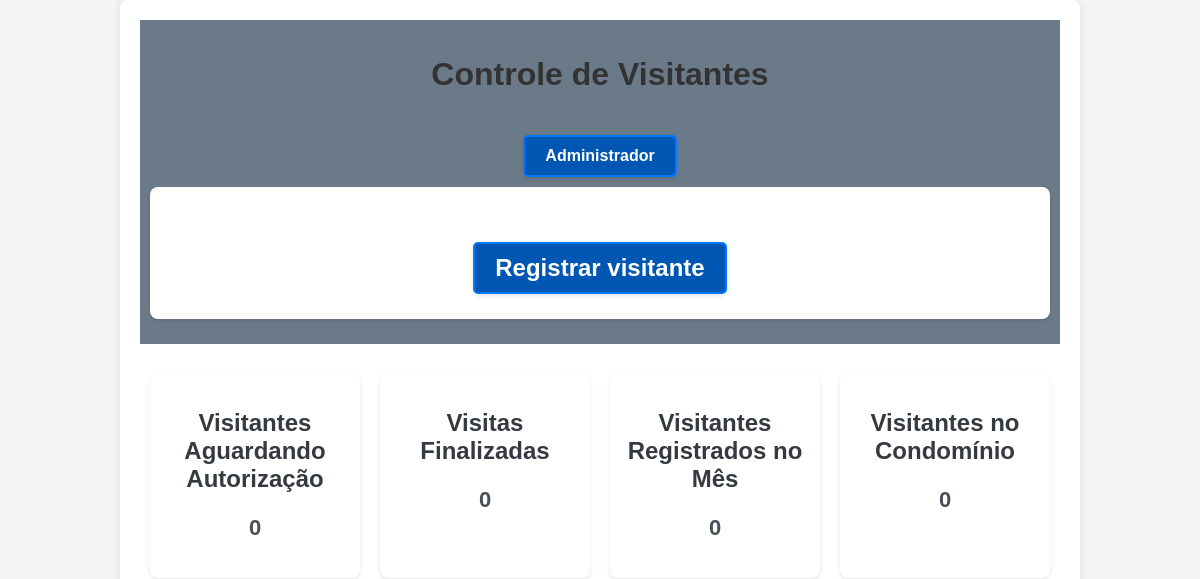
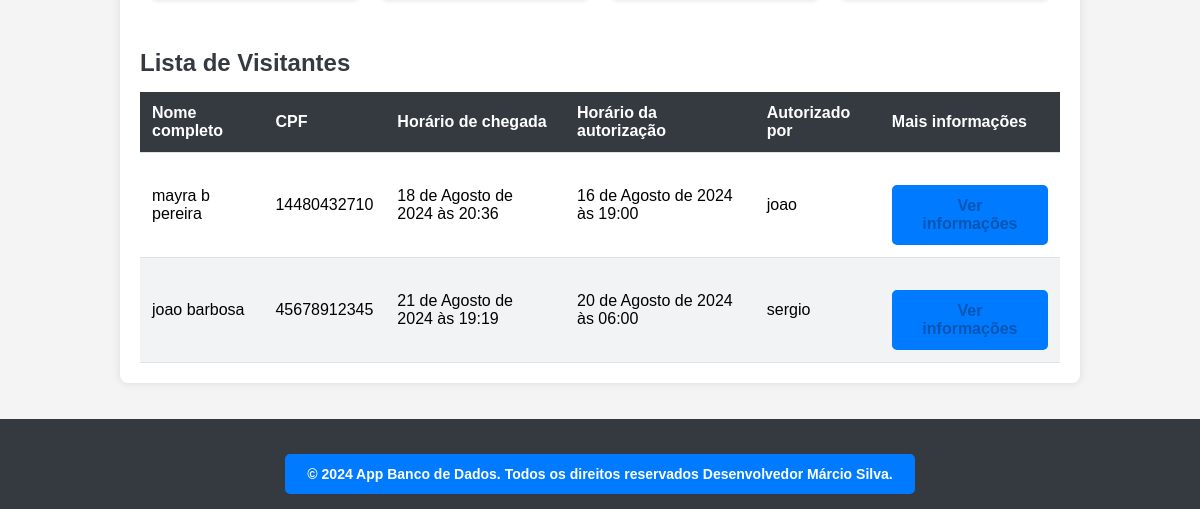
The app's page /, older data (2 pictures, top to bottom).
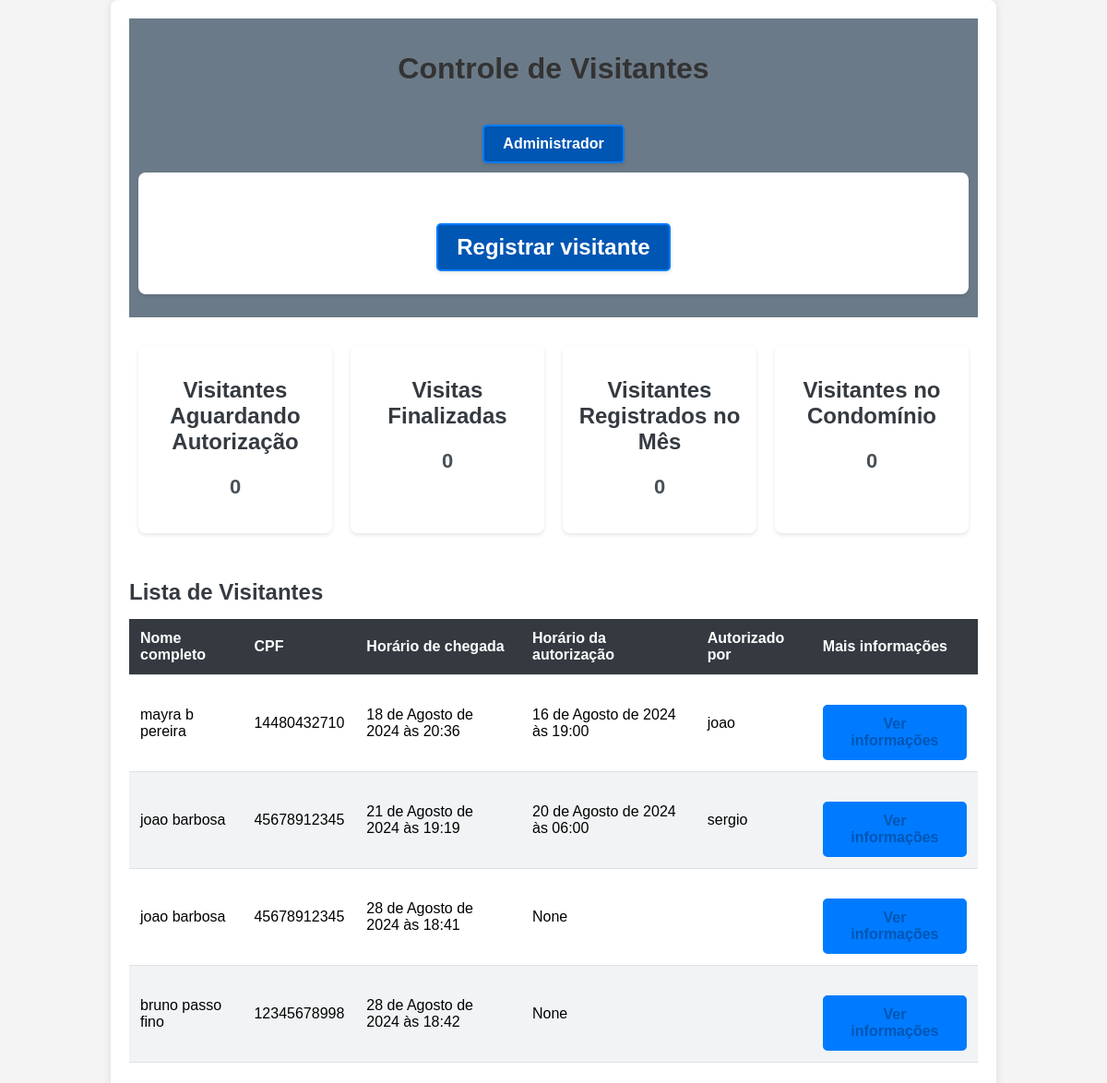
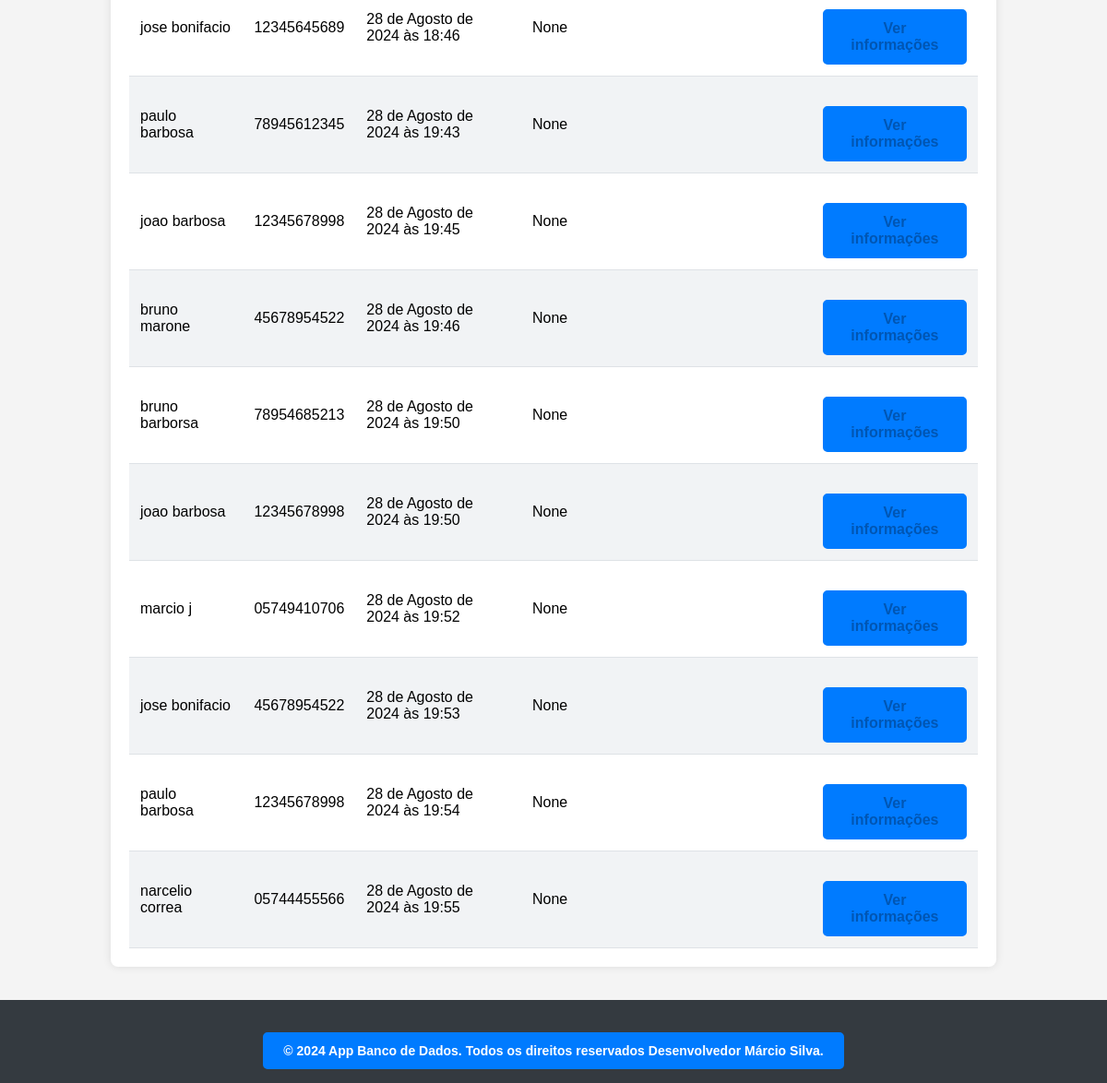
The same page, newer data (2 pictures, top to bottom).
### visitantes/models.py (models this page shows, shortened)
class Visitante(models.Model):
    registrado_por = models.ForeignKey(
        "porteiros.Porteiro",
        verbose_name="Porteiro responsável pelo registro",
        on_delete=models.PROTECT,
    )
    nome_completo = models.CharField(
        verbose_name="Nome Completo",
        max_length=150,
    )
    cpf = models.CharField(
        verbose_name="CPF",
        max_length=11,
    )
    data_nascimento = models.DateField(
        verbose_name="Data de Nascimento",
        auto_now_add=False,
        auto_now=False,
    )
    numero_casa = models.PositiveSmallIntegerField(
        verbose_name="Número da casa a ser visitada",
    )
    placa_veiculo = models.CharField(
        verbose_name="Placa do Veículo",
        max_length=7,
        blank=True,
        null=True,
    )
    horario_chegada = models.DateTimeField(
        verbose_name="Horário de Chegada na Portaria",
        auto_now_add=True,
    )
    horario_saida = models.DateTimeField(
        verbose_name="Horário de saída do condomínio",
        auto_now=False,
        blank=True,
        null=True,
    )
    horario_autorizacao = models.DateTimeField(
        verbose_name="Horário de Autorização de Entrada",
        auto_now=False,
        blank=True,
        null=True,
    )
    morador_responsavel = models.CharField(
        verbose_name="Nome do morador responsável por autorizar a entrada",
        max_length=50,
        blank=True,
    )
    STATUS_VISITANTE = [
        ("AGUARDANDO", " Aguardando autorização"),
        ("EM_VISITA", "Em visita"),
        ("FINALIZADO", "Visita finalizada"),
    ]
    status = models.CharField(
        verbose_name = "Status",
        max_length = 10,
        choices = STATUS_VISITANTE,
        default = "AGUARDANDO",
    )
    class Meta:
        verbose_name="Visitante"
        verbose_name_plural="Visitantes"
        db_table="visitante"

### dashboard/views.py (the view)
# urls.py: path('', index, name='usuarios'),
def index(request):
    todos_visitantes = Visitante.objects.all()
    context = {
        "nome_pagina": "Inicio da Dashboard",
        "todos_visitantes": todos_visitantes,
    }
    return render(request, "index.html", context)

### templates/index.html (shortened to what this page needs)
{% extends "base.html" %}
{% block conteudo%}
<div class="container">
    <header>
        <h1>Controle de Visitantes</h1>
        <nav>
            <ul>
                <li><a href="{% url 'admin:index' %}">Administrador</a></li>
            </ul>
            <div class="card">
                <h2><a href="{% url 'registrar_visitante' %}">Registrar visitante</a></h2>
            </div>
        </nav>
    </header>
    <main>
        <div class="card">
            <h2>Visitantes Aguardando Autorização</h2>
            <p>0</p>
        </div>
        <div class="card">
            <h2>Visitas Finalizadas</h2>
            <p>0</p>
        </div>
        <div class="card">
            <h2>Visitantes Registrados no Mês</h2>
            <p>0</p>
        </div>
        <div class="card">
            <h2>Visitantes no Condomínio</h2>
            <p>0</p>
        </div>
        <div class="table-container">
            <h2>Lista de Visitantes</h2>
            <div class="table-responsive">
                <table class="table">
                    <thead>
                        <tr>
                            <th>Nome completo</th>
                            <th>CPF</th>
                            <th>Horário de chegada</th>
                            <th>Horário da autorização</th>
                            <th>Autorizado por</th>
                            <th>Mais informações</th>
                        </tr>
                    </thead>
                    <tbody>
                        {% for visitante in todos_visitantes %}
                        <tr>
                            <td>{{ visitante.nome_completo }}</td>
                            <td>{{ visitante.cpf }}</td>
                            <td>{{ visitante.horario_chegada }}</td>
                            <td>{{ visitante.horario_autorizacao }}</td>
                            <td>{{ visitante.morador_responsavel }}</td>
                            <td>
                                <a href="{% url 'informacoes_visitante' id=visitante.id %}">
                                    Ver informações
                                </a>
                            </td>
                        </tr>
                        {% endfor %}
                    </tbody>
                </table>
            </div>
        </div>
    </main>
</div>
<br><br>
{% endblock conteudo %}

### templates/base.html (shortened to what this page needs)
{% load static %}
<!DOCTYPE html>
<html lang="pt-BR">
<head>
    <link rel="stylesheet" type="text/css" href="{% static 'styles.css' %}?v=1.0">
</head>
<body>
    {% block conteudo %} {% endblock conteudo %}
    <footer class="rodape">
        <div>
          <a class="rodape-link" href="https://programador-phi.vercel.app/">
            &copy; 2024 App Banco de Dados. Todos os direitos reservados Desenvolvedor Márcio Silva.
          </a>
        </div>
</body>
</html>

### static/styles.css (style rules this page uses)
* { box-sizing: border-box; }
a { color: #0056b3; text-decoration: none; }
body { font-family: Arial, sans-serif; margin: 0; padding: 0; background-color: #e9ecef; }
.container { width: 80%; margin: auto; }
header { background: #6b7a88; color: #ffffff; padding: 15px 0; text-align: center; }
nav ul { list-style: none; padding: 0; margin: 0; }
nav ul li { display: inline; margin: 0 15px; }
nav a { background-color: #0056b3; color: white; padding: 10px 20px; border-radius: 5px; box-shadow: 0 2px 4px rgba(0, 0, 0, 0.1); transition: background-color 0.3s, box-shadow 0.3s; }
main { display: flex; flex-wrap: wrap; justify-content: space-between; margin-top: 20px; }
.card { background: #ffffff; border-radius: 8px; box-shadow: 0 2px 4px rgba(0, 0, 0, 0.1); padding: 15px; flex: 1 1 calc(25% - 20px); margin: 10px; text-align: center; }
.card h2 { margin-bottom: 10px; color: #343a40; }
.card p { font-size: 22px; font-weight: bold; color: #495057; }
.table-container { margin-top: 20px; }
.table-container h2 { margin-bottom: 15px; color: #343a40; }
.table-responsive { overflow-x: auto; }
.table { width: 100%; border-collapse: collapse; background: #ffffff; border-radius: 8px; box-shadow: 0 2px 4px rgba(0, 0, 0, 0.1); }
.table thead { background-color: #343a40; color: #ffffff; }
.table th, .table td { padding: 12px; text-align: left; border-bottom: 1px solid #dee2e6; }
.table tbody tr:nth-child(even) { background-color: #f1f3f5; }
.table a { color: #0056b3; }
.rodape { background-color: #343a40; color: #ffffff; padding: 15px 0; text-align: center; font-size: 14px; }
.rodape-link { color: #ffffff; text-decoration: none; }
body { font-family: Arial, sans-serif; margin: 0; padding: 0; background-color: #f4f4f4; }
.container { width: 80%; margin: 0 auto; background: #fff; padding: 20px; border-radius: 8px; box-shadow: 0 0 10px rgba(0, 0, 0, 0.1); }
h1 { color: #333; }
a { display: inline-block; margin-top: 20px; padding: 10px 20px; color: #fff; background-color: #007bff; border: 2px solid #007bff; border-radius: 5px; text-decoration: none; font-weight: bold; text-align: center; transition: background-color 0.3s, border-color 0.3s; }

Row changes from the older to the newer data that the page shows:
added Visitante: nome_completo "joao barbosa", cpf "45678912345", horario_chegada "28 de Agosto de 2024 às 18:41", horario_autorizacao "None"
added Visitante: nome_completo "bruno passo fino", cpf "12345678998", horario_chegada "28 de Agosto de 2024 às 18:42", horario_autorizacao "None"
added Visitante: nome_completo "jose bonifacio", cpf "12345645689", horario_chegada "28 de Agosto de 2024 às 18:46", horario_autorizacao "None"
added Visitante: nome_completo "paulo barbosa", cpf "78945612345", horario_chegada "28 de Agosto de 2024 às 19:43", horario_autorizacao "None"
added Visitante: nome_completo "joao barbosa", cpf "12345678998", horario_chegada "28 de Agosto de 2024 às 19:45", horario_autorizacao "None"
added Visitante: nome_completo "bruno marone", cpf "45678954522", horario_chegada "28 de Agosto de 2024 às 19:46", horario_autorizacao "None"
added Visitante: nome_completo "bruno barborsa", cpf "78954685213", horario_chegada "28 de Agosto de 2024 às 19:50", horario_autorizacao "None"
added Visitante: nome_completo "joao barbosa", cpf "12345678998", horario_chegada "28 de Agosto de 2024 às 19:50", horario_autorizacao "None"
added Visitante: nome_completo "marcio j", cpf "05749410706", horario_chegada "28 de Agosto de 2024 às 19:52", horario_autorizacao "None"
added Visitante: nome_completo "jose bonifacio", cpf "45678954522", horario_chegada "28 de Agosto de 2024 às 19:53", horario_autorizacao "None"
added Visitante: nome_completo "paulo barbosa", cpf "12345678998", horario_chegada "28 de Agosto de 2024 às 19:54", horario_autorizacao "None"
added Visitante: nome_completo "narcelio correa", cpf "05744455566", horario_chegada "28 de Agosto de 2024 às 19:55", horario_autorizacao "None"
